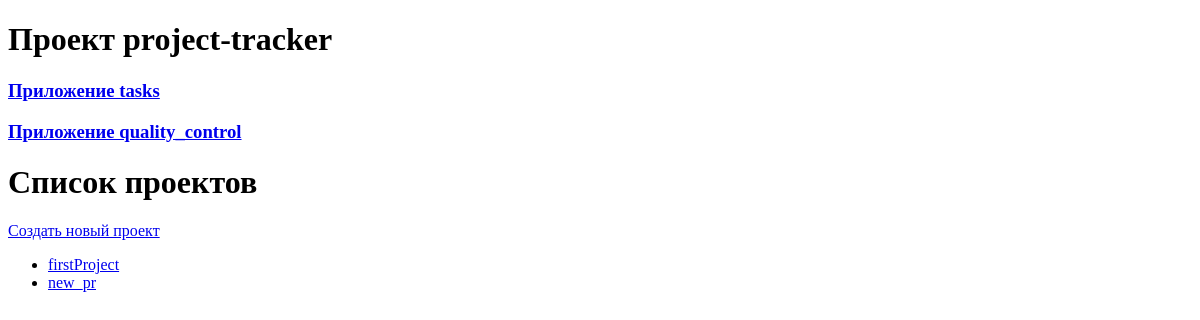
The app's page /tasks/projects/, older data.
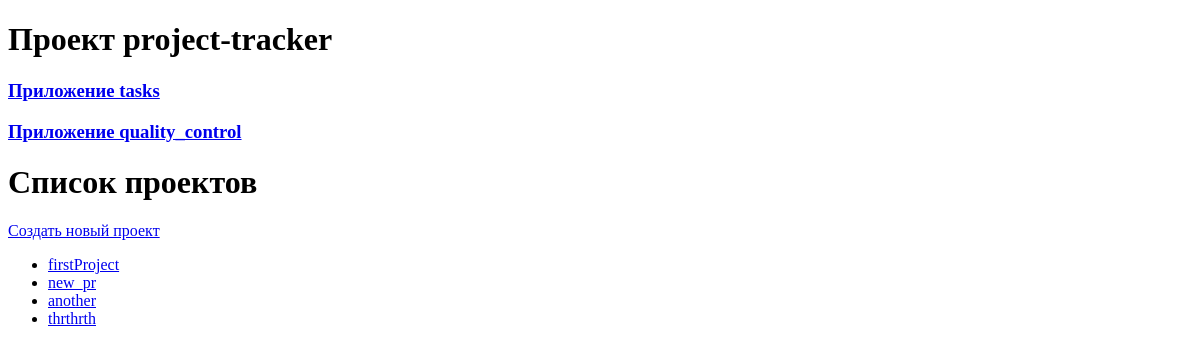
The same page, newer data.
### tasks/models.py (models this page shows, shortened)
class Project(models.Model):
    name = models.CharField(max_length=100)
    description = models.TextField()
    created_at = models.DateTimeField(auto_now_add=True)

### tasks/views.py (the view)
# urls.py: path('projects/', views.ProjectListView.as_view(), name='projects_list'),
class ProjectListView(ListView):
    model = Project
    template_name = 'tasks/project_list.html'

### tasks/templates/tasks/project_list.html
{% extends 'base/base.html' %}
{% block content %}
    <h1>Список проектов</h1>
    <p><a href="{% url 'tasks:create_project' %}">Создать новый проект</a> </p>
    <ul>
        {% for project in project_list %}
            <li><a href="{% url 'tasks:projects_detail' project.id %}">{{project.name}}</a></li>
        {% endfor %}
    </ul>
{% endblock %}

Row changes from the older to the newer data that the page shows:
added Project: name "another"
added Project: name "thrthrth"
